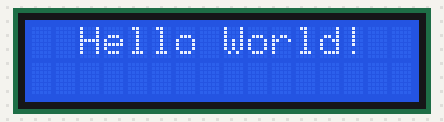
This sketch was run on a simulated Arduino Uno, built with avr-gcc and run on an emulated ATmega328P. On the bench: 16×2 character LCD.

Above: at 0.2 s.
At 1.2 s:
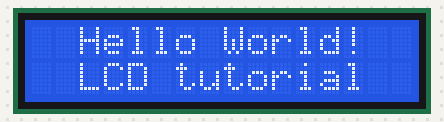
At 4.2 s:
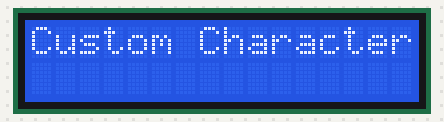
At 5.42 s:
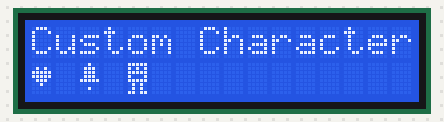
At 6.8 s:
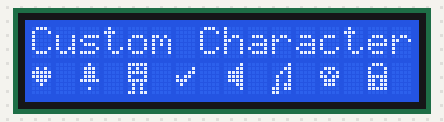
At 9.8 s:
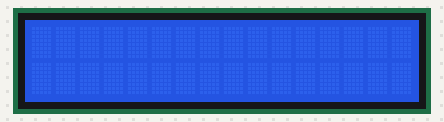

Measured:
- by itself, everything shown: repeats every 10.7 s, in 12 steps
- what the display in image 1 shows lasts 3.1 s, from 1.1 s to 4.2 s
- what the display in image 2 shows lasts 0.5 s, from 4.2 s to 4.7 s
- what the display in image 5 shows lasts 1.0 s, from 9.8 s to 10.8 s

The sketch:

LCD_i2c_Test.ino
```cpp
/* I2C LCD with Arduino example code. More info: https://www.makerguides.com */

// Include the libraries:
// LiquidCrystal_I2C.h: https://github.com/johnrickman/LiquidCrystal_I2C
#include <Wire.h> // Library for I2C communication
#include <LiquidCrystal_I2C.h> // Library for LCD
// Make custom characters:
byte Heart[] = {
  B00000,
  B01010,
  B11111,
  B11111,
  B01110,
  B00100,
  B00000,
  B00000
};

byte Bell[] = {
  B00100,
  B01110,
  B01110,
  B01110,
  B11111,
  B00000,
  B00100,
  B00000
};

byte Alien[] = {
  B11111,
  B10101,
  B11111,
  B10001,
  B11111,
  B01010,
  B01010,
  B11011
};

byte Check[] = {
  B00000,
  B00001,
  B00011,
  B10110,
  B11100,
  B01000,
  B00000,
  B00000
};

byte Speaker[] = {
  B00001,
  B00011,
  B01111,
  B01111,
  B01111,
  B00011,
  B00001,
  B00000
};

byte Sound[] = {
  B00001,
  B00011,
  B00101,
  B01001,
  B01001,
  B01011,
  B11011,
  B11000
};

byte Skull[] = {
  B00000,
  B01110,
  B10101,
  B11011,
  B01110,
  B01110,
  B00000,
  B00000
};

byte Lock[] = {
  B01110,
  B10001,
  B10001,
  B11111,
  B11011,
  B11011,
  B11111,
  B00000
};

// Wiring: SDA pin is connected to A4 and SCL pin to A5.
// Connect to LCD via I2C, default address 0x27 (A0-A2 not jumpered)
LiquidCrystal_I2C lcd = LiquidCrystal_I2C(0x27, 16, 2); // Change to (0x27,20,4) for 20x4 LCD.

void setup() {
  // Initiate the LCD:
  lcd.init();
  lcd.backlight();


  // Create new characters:
  lcd.createChar(0, Heart);
  lcd.createChar(1, Bell);
  lcd.createChar(2, Alien);
  lcd.createChar(3, Check);
  lcd.createChar(4, Speaker);
  lcd.createChar(5, Sound);
  lcd.createChar(6, Skull);
  lcd.createChar(7, Lock);

  // Clear the LCD screen:
  lcd.clear();

  // Print a message to the lcd:


}

void loop() {
  // Print 'Hello World!' on the first line of the LCD:
  lcd.setCursor(2, 0); // Set the cursor on the third column and first row.
  lcd.print("Hello World!"); // Print the string "Hello World!"
  delay(1000);
  lcd.setCursor(2, 1); //Set the cursor on the third column and the second row (counting starts at 0!).
  lcd.print("LCD tutorial");
  delay(3000);
  lcd.clear();
  lcd.print("Custom Character");
  delay(500);
  lcd.setCursor(0, 1);
  lcd.write(0);
  delay(300);
  lcd.setCursor(2, 1);
  lcd.write(1);
  delay(300);
  lcd.setCursor(4, 1);
  lcd.write(2);
  delay(300);
  lcd.setCursor(6, 1);
  lcd.write(3);
  delay(300);
  lcd.setCursor(8, 1);
  lcd.write(4);
  delay(300);
  lcd.setCursor(10, 1);
  lcd.write(5);
  delay(300);
  lcd.setCursor(12, 1);
  lcd.write(6);
  delay(300);
  lcd.setCursor(14, 1);
  lcd.write(7);
  delay(3000);
  lcd.clear();
  delay(1000);
}
```
